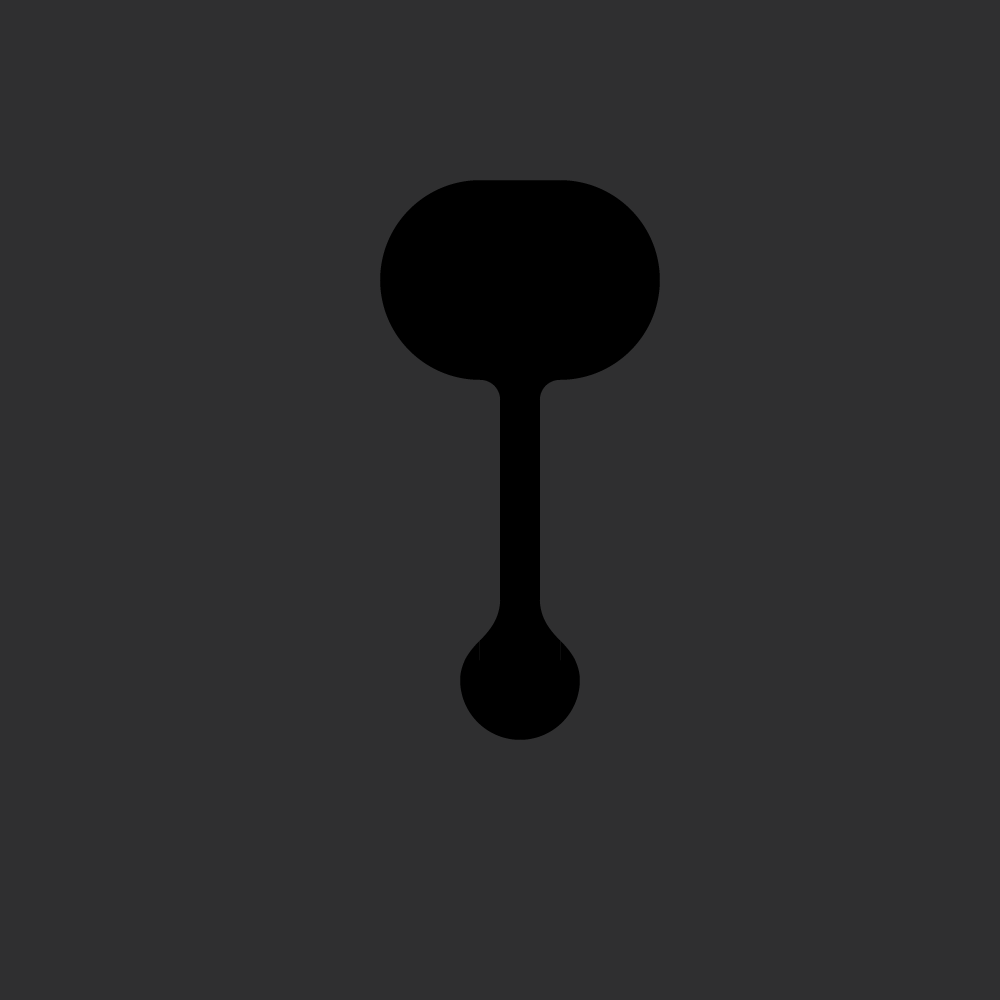

This is a level from a 2D game, rendered from its Tiled map with the project's own tilesets. A one-line summary and the map file follow, with tile-layer data summarised:
An orthogonal 25x25 tile map with 40x40 px tiles, 1 tile layer (layer 1).

<map version="1.0" orientation="orthogonal" renderorder="right-down" width="25" height="25" tilewidth="40" tileheight="40" nextobjectid="16">
 <tileset firstgid="1" name="tileset_gray-01" tilewidth="40" tileheight="40">
  <image source="../../../Files/Level System/tileset_gray-01.png" width="480" height="480" />
 </tileset>
 <layer name="layer 1" width="25" height="25" opacity="0.43">
  <data>[625 cells, 618 non-empty, 54 distinct tile ids]</data>
 </layer>
</map>
